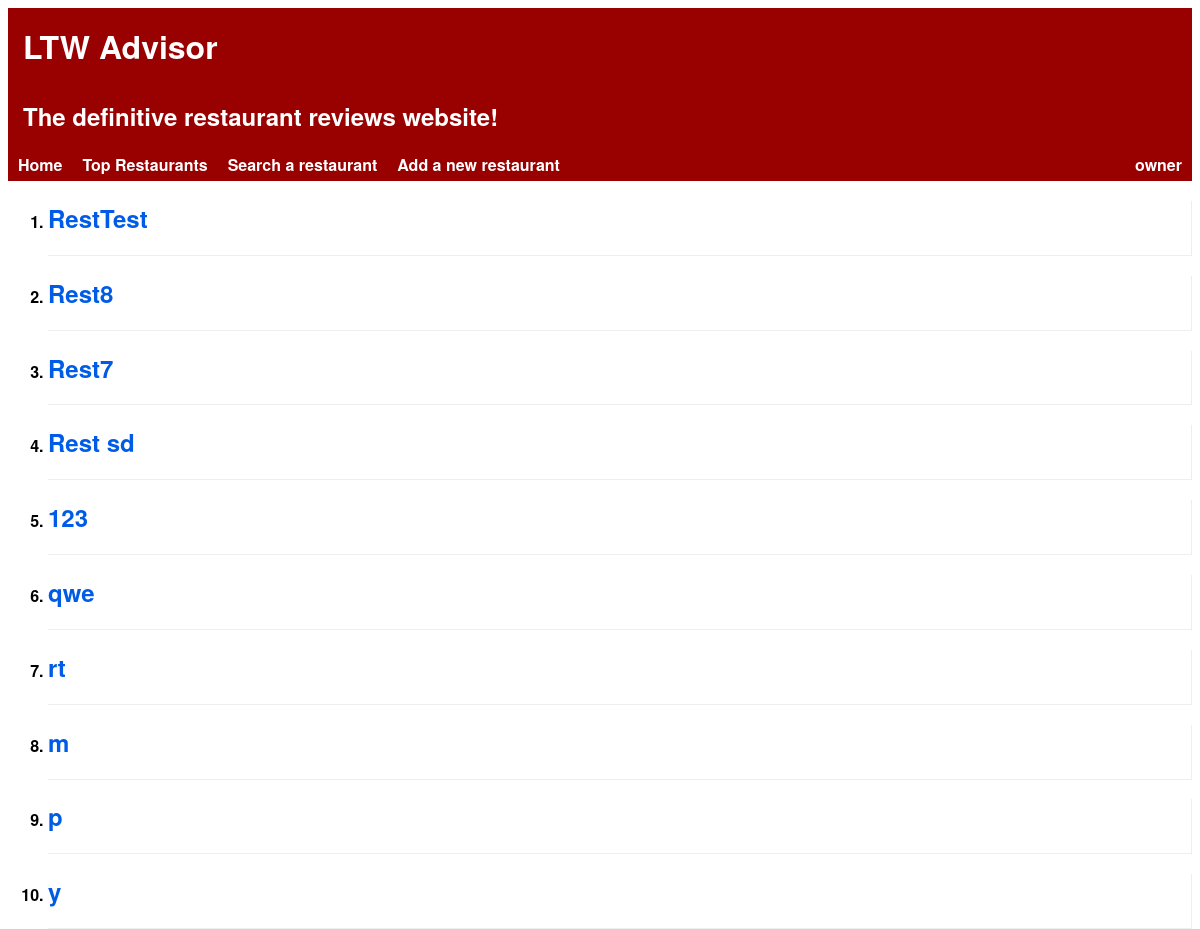
The page /pages/ (signed in) on the database as committed earlier.
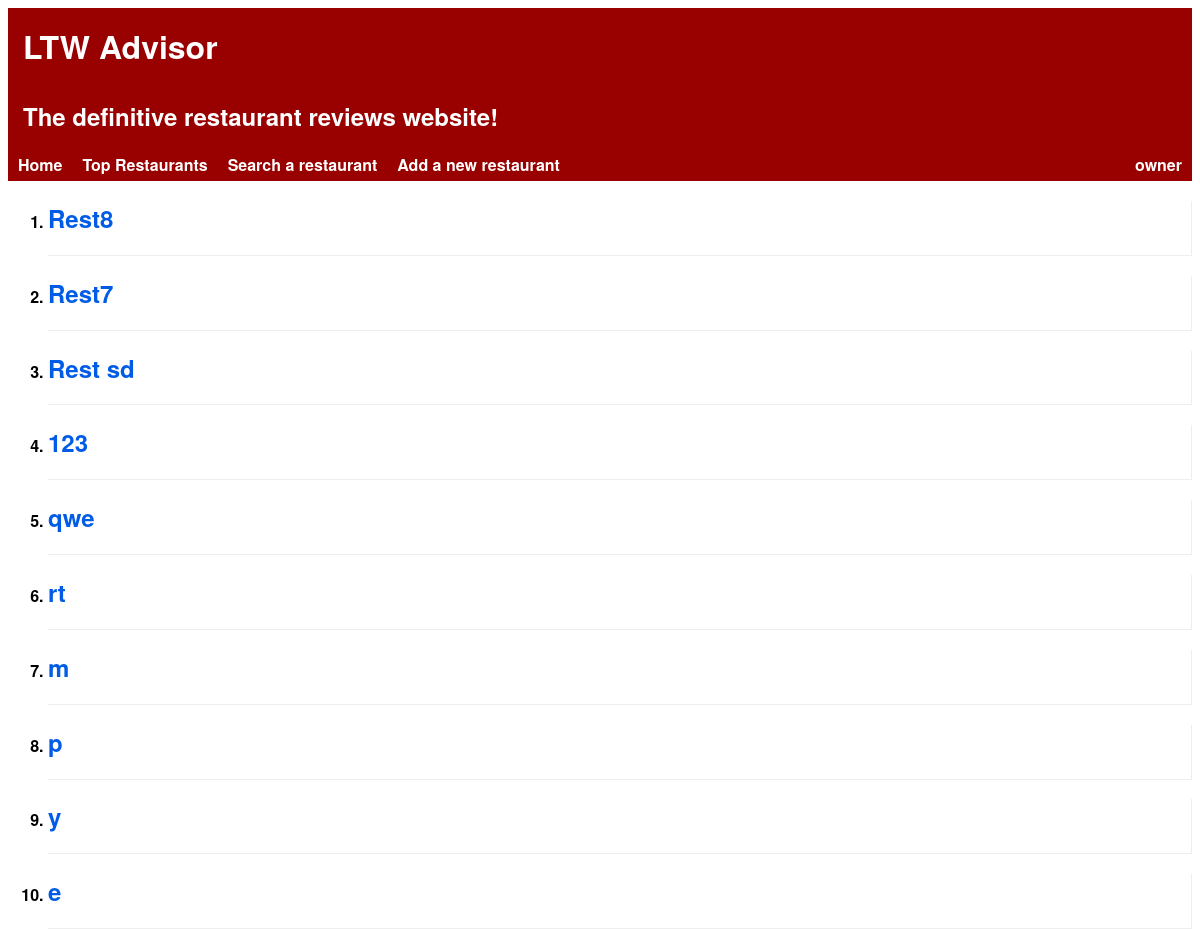
The same page on the database as committed later.
### tables this page shows
CREATE TABLE Restaurant(
    idRestaurant        INTEGER PRIMARY KEY AUTOINCREMENT,
    name                STRING NOT NULL,
    description         STRING NOT NULL,
    score               FLOAT,

    idOwner             INTEGER REFERENCES User(idUser),
    idRestaurantInfo    INTEGER REFERENCES RestaurantInfo(idRestaurantInfo)
);

### pages/index.php (called while the page is built, shortened)
<?php
    include_once('../database/connection.php');
    include_once('../database/db_restaurants.php');
    try {
        $restaurants = getNewestRestaurants();
    } catch(PDOException $e) {
        die($e->getMessage());
    }
    include_once('../templates/header.php');
    include_once('../templates/restaurants.php');
?>

### database/db_restaurants.php (called while the page is built, shortened)
<?php
    function getNewestRestaurants() {
        global $db;
        $stmt = $db->prepare('SELECT * FROM Restaurant ORDER BY idRestaurant DESC LIMIT 10');
        $stmt->execute();
        return $stmt->fetchAll();
    }
?>

### templates/restaurants.php (the view, shortened to what this page needs)
<html>
<head>
<link rel="stylesheet" href="../css/top_rest.css">
</head>
</html>
<section id="restaurants">
	<ol>
    <?php foreach($restaurants as $restaurant) { ?>
    <article>
        <li> <a href="../templates/restaurant.php?idRestaurant=<?=$restaurant['idRestaurant']?>"><h2><?= $restaurant['name'] ?></h2></a> </li>
    </article>
    <?php } ?>
</section>

### templates/header.php (shortened to what this page needs)
<!DOCTYPE html>
<html>
    <head>
		<link rel="stylesheet" href="../css/style.css">
        <link rel="stylesheet" href="../css/alert.css">
        <link rel="stylesheet" href="../css/header.css">
        <link rel="stylesheet" href="../css/login_dropdown.css">
        <link rel="stylesheet" href="../css/user_dropdown.css">
        <link rel="stylesheet" href="../css/profile.css">
        <link rel="stylesheet" href="../css/font-awesome.min.css">
    </head>
    <body>
        <div id="header">
            <h1>LTW Advisor</h1>
            <h2>The definitive restaurant reviews website!</h2>
        </div>
        <div id="nav-btns" class="nav-btns">
            <ul>
                <li><a href="../pages/index.php">Home</a></li>
                <li><a href="../pages/top_restaurants.php">Top Restaurants</a></li>
                <li><a href="../pages/search_restaurant.php">Search a restaurant</a></li>
                <li><a href="../pages/add_restaurant.php">Add a new restaurant</a></li>
                <div id="user-info">
                    <?php
                        if (isset($_SESSION['username'])) {
                            include_once("../templates/user_dropdown.php");
                        } else {
                            include_once("../templates/login_dropdown.php");
                        }
                    ?>
                </div>
            </ul>
        </div>

### templates/user_dropdown.php (shortened to what this page needs)
<div class="user-dropdown">
    <a href="#"><?php echo $_SESSION['username']; ?></a>
</div>

### css/header.css (style rules this page uses)
html { font-family: 'Helvetica Neue', sans-serif; font-weight: bold; height: 100%; }
#header { background-color: #990000; color: white; padding: 0; }
#header h1, #header h2 { padding: 15px; margin: 0; }
.nav-btns ul { background-color: #990000; list-style-type: none; padding: 0; margin: 0; overflow: hidden; }
.nav-btns li { float: left; background: none; padding: 0; }
.nav-btns a, #back_btn { text-align: center; display: block; padding: 5px 10px; color: white; text-decoration: none; }

### css/user_dropdown.css (style rules this page uses)
.user-dropdown { float: right; position: relative; }

### css/top_rest.css (style rules this page uses)
#restaurants li { border-top-style: hidden; border-right-style: groove; border-bottom-style: groove; border-left-style: hidden; border-width: 1px; font-size: medium; }
#restaurants a { color: #005ce6; text-decoration: none; }

Rows that differ between the two databases and show on the page:
removed restaurant: name "RestTest"
now on this page (row unchanged): restaurant: name "e"
